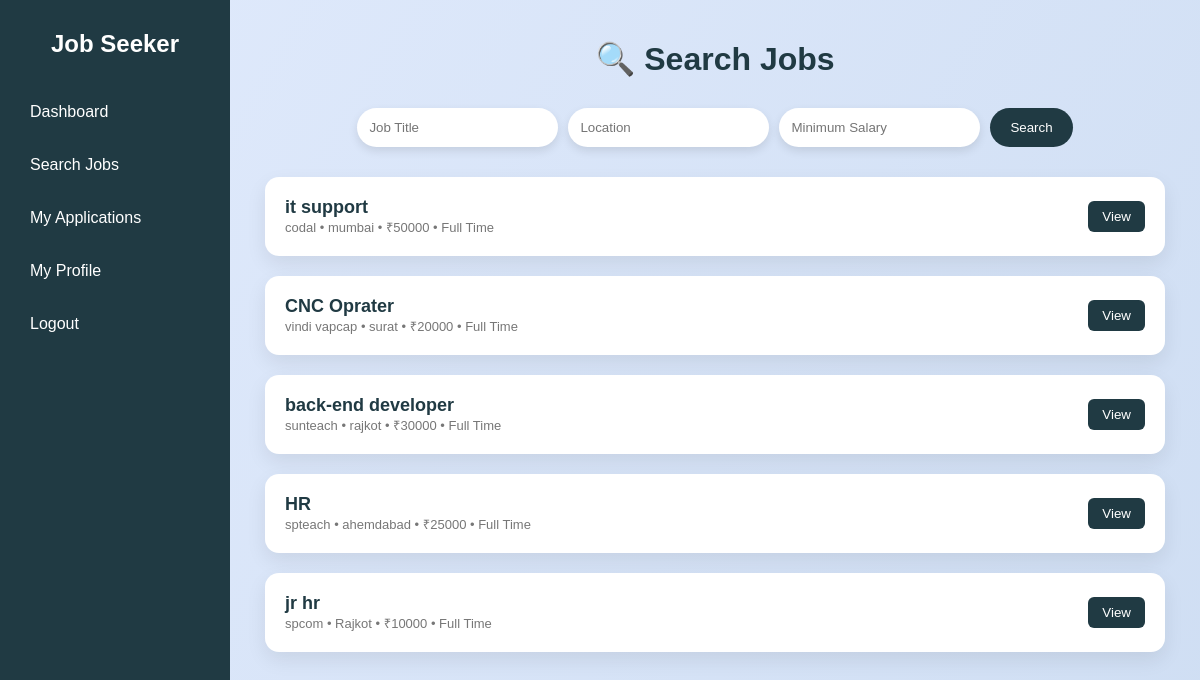
Screenshot of /jobseeker_search/ with the database file from the repository.
### myapp/models.py (models this page shows, shortened)
class Job(models.Model):
    provider = models.ForeignKey(
        User,
        on_delete=models.CASCADE,
        related_name="posted_jobs"
    )
    title = models.CharField(max_length=200)
    description = models.TextField()
    location = models.CharField(max_length=100)
    salary = models.IntegerField(blank=True, null=True)
    job_type = models.CharField(
        max_length=50,
        choices=[
            ("Full Time", "Full Time"),
            ("Part Time", "Part Time"),
            ("Internship", "Internship"),
            ("Remote", "Remote")
        ],
        default="Full Time"
    )
    created_at = models.DateTimeField(auto_now_add=True)
    applicants = models.IntegerField(default=0)
    class Meta:
        ordering = ["-created_at"]

### myapp/views.py (the view)
# urls.py: path('jobseeker_search/', views.jobseeker_search, name='jobseeker_search'),
def jobseeker_search(request):
    jobs = Job.objects.all()
    query = request.GET.get('q')
    location = request.GET.get('location')
    salary = request.GET.get('salary')
    job_type = request.GET.get('job_type')
    if query:
        jobs = jobs.filter(title__icontains=query)
    if location:
        jobs = jobs.filter(location__icontains=location)
    if salary:
        jobs = jobs.filter(salary__gte=salary)
    if job_type:
        jobs = jobs.filter(job_type=job_type)
    context = {
        "jobs": jobs
    }
    return render(request, "jobseeker_search.html", context)

### templates/jobseeker_search.html (shortened to what this page needs)
<!DOCTYPE html>
<html lang="en">
<head>
</head>
<body>
<div class="sidebar">
    <h2>Job Seeker</h2>
    <a href="{% url 'dashboard_jobseeker' %}">Dashboard</a>
    <a href="{% url 'jobseeker_search' %}">Search Jobs</a>
    <a href="{% url 'jobseeker_applications' %}">My Applications</a>
    <a href="{% url 'jobseeker_profile' %}">My Profile</a>
    <a href="{% url 'logout' %}">Logout</a>
</div>
<div class="main">
    <div class="header">
        <h1>🔍 Search Jobs</h1>
    </div>
    <form method="GET" class="search-box">
        <input type="text" name="q" placeholder="Job Title">
        <input type="text" name="location" placeholder="Location">
        <input type="number" name="salary" placeholder="Minimum Salary">
        <button type="submit">Search</button>
    </form>
    <div class="jobs">
        {% for job in jobs %}
            <div class="job">
                <div>
                    <strong>{{ job.title }}</strong><br>
                    <span>{{ job.provider.first_name }} • {{ job.location }} • ₹{{ job.salary }} • {{ job.job_type }}</span>
                </div>
                <a href="{% url 'job_detail' job.id %}">
                    <button>View</button>
                </a>
            </div>
        {% empty %}
            <p style="text-align:center;color:#555;">No jobs found.</p>
        {% endfor %}
    </div>
</div>
</body>
</html>

### templates/jobseeker_search.html (style rules this page uses)
* { margin: 0; padding: 0; box-sizing: border-box; font-family: Poppins, sans-serif; }
body { display: flex; background: linear-gradient(120deg, #e0eafc, #cfdef3); min-height: 100vh; }
.sidebar { width: 230px; background: #203a43; color: white; padding: 30px 20px; display: flex; flex-direction: column; gap: 15px; }
.sidebar h2 { text-align: center; margin-bottom: 20px; }
.sidebar a { text-decoration: none; color: white; padding: 10px; border-radius: 6px; transition: .3s; }
.main { flex: 1; padding: 40px 20px; }
.header { text-align: center; margin-bottom: 30px; }
.header h1 { color: #203a43; }
.search-box { display: flex; gap: 10px; flex-wrap: wrap; justify-content: center; margin-bottom: 30px; }
.search-box input, .search-box select { padding: 12px; border-radius: 30px; border: none; outline: none; box-shadow: 0 4px 10px rgba(0, 0, 0, .1); }
.search-box button { padding: 12px 20px; border: none; border-radius: 30px; background: #203a43; color: white; cursor: pointer; }
.jobs { max-width: 900px; margin: auto; display: grid; gap: 20px; }
.job { background: white; padding: 20px; border-radius: 14px; box-shadow: 0 8px 20px rgba(0, 0, 0, .08); display: flex; justify-content: space-between; align-items: center; }
.job strong { font-size: 18px; color: #203a43; }
.job span { font-size: 13px; color: #777; }
.job button { padding: 8px 14px; border: none; border-radius: 6px; background: #203a43; color: white; cursor: pointer; }

### rows the page displays
Job: title "it support", provider.first_name "codal", location "mumbai", salary "50000", job_type "Full Time"
Job: title "CNC Oprater", provider.first_name "vindi vapcap", location "surat", salary "20000", job_type "Full Time"
Job: title "back-end developer", provider.first_name "sunteach", location "rajkot", salary "30000", job_type "Full Time"
Job: title "HR", provider.first_name "spteach", location "ahemdabad", salary "25000", job_type "Full Time"
Job: title "jr hr", provider.first_name "spcom", location "Rajkot", salary "10000", job_type "Full Time"
